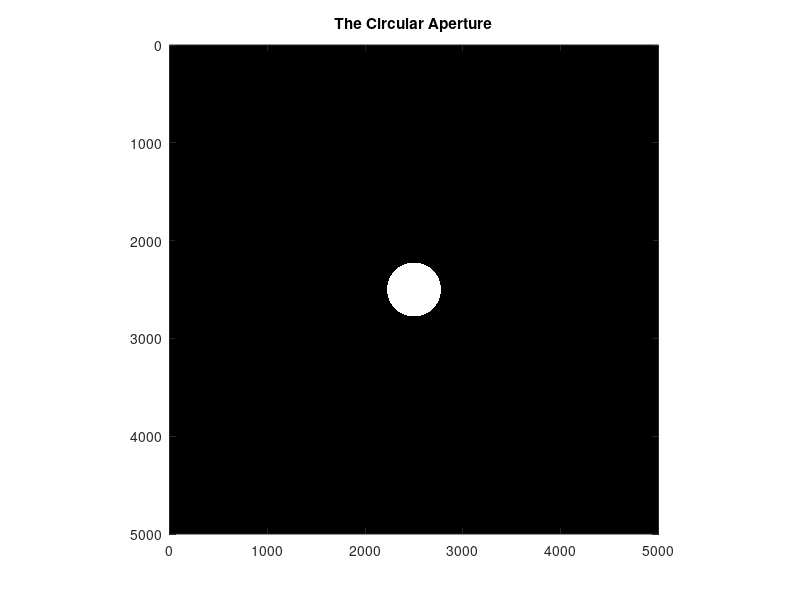

MATLAB code for this plot:
% Draw A Circular Aperture:
function ap = circleAP
% Define Aperture field
apl = 5000; % Size of the aperture field
ap = zeros(apl); % Define actual aperture plane

% Define the center and the radius of the circle:
circle_xcenter = apl / 2;
circle_ycenter = apl / 2;
r = 275; % The radius is 275 pixels.

% Create a grid of (x,y) coordinates
[X, Y] = meshgrid(1:apl, 1:apl);

% Calculate the distance from the center to each point in the grid
distances = sqrt((X - circle_xcenter).^2 + (Y - circle_ycenter).^2);

% Set the points within the specified radius to 1
ap(distances <= r) = 1;


figure;
imagesc(ap);
colormap gray;
axis equal;
axis([0 apl 0 apl]);
title('The Circular Aperture');

end
